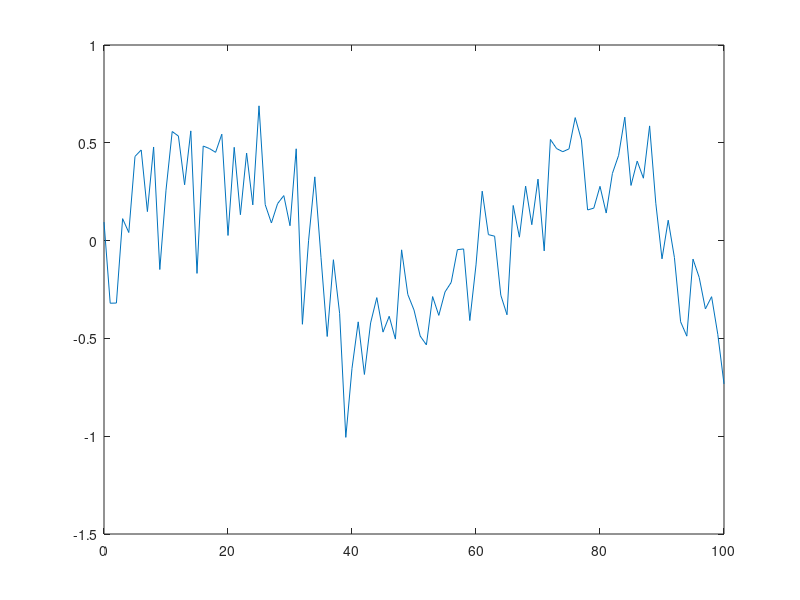

Write MATLAB code to recreate this figure. (Note: this script raises an error after producing the figure.)
% Signal Quantization Example

%% create time sequence n for 501 samples from 0 to 500
n = linspace(0, 100, 100+1);

% assume a signal x 
x = 0.5*sin(0.1.*n) + (0.25.*randn(size(n)));

plot(n,x)

%% Quantize the signal x

max_level = max(x);
min_level = min(x);
n_step = 5;        % amplitide resolution

% init zeros  
x_q = zeros(size(x));

for i = 1:length(x_q)
    x_q(i) = quantizeX(x(i), n_step, max_level, min_level);
end

figure();
plot(n,x)
title("x")
xlabel('n');
hold();
plot(n,x_q);

%% Subplot

figure();
subplot(2,1,1);
plot(n,x);
title("x")
xlabel('n');

subplot(2,1,2);
plot(n, x_q);
title("x quantized")
xlabel('n');
